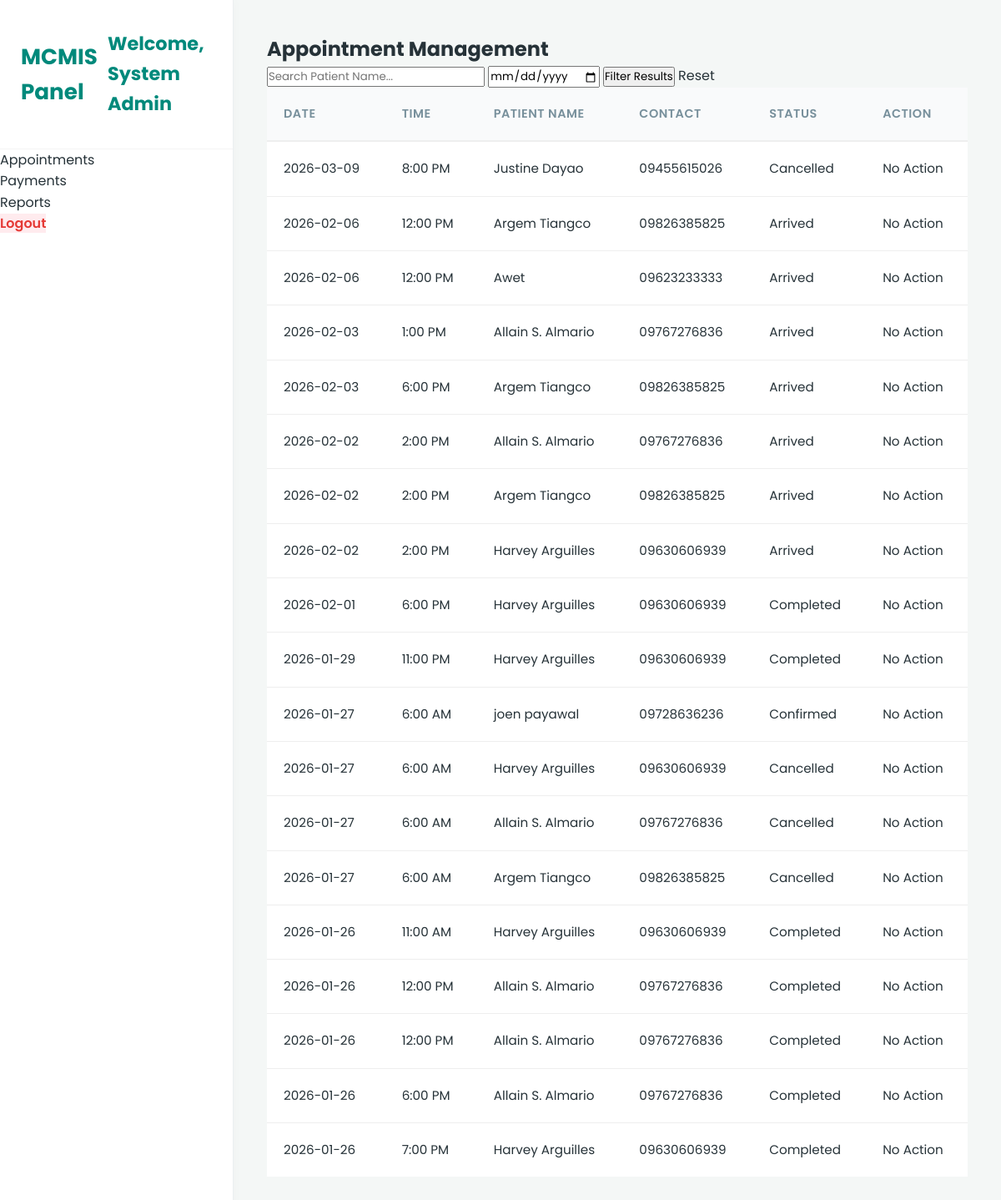
/dashboard.php (signed in), run on the app's committed database.
### tables this page shows
CREATE TABLE `appointment` (
  `appointment_id` int(11) NOT NULL,
  `patient_id` int(11) NOT NULL,
  `appointment_date` date NOT NULL,
  `appointment_time` time NOT NULL,
  `service` varchar(100) DEFAULT NULL,
  `status` varchar(30) DEFAULT 'Pending',
  `created_at` datetime DEFAULT current_timestamp(),
  `cancel_reason` varchar(255) DEFAULT NULL,
  `payment_proof` varchar(255) DEFAULT NULL,
  `reference_no` varchar(50) DEFAULT NULL,
  `payment_reference` varchar(50) DEFAULT NULL,
  `down_payment_status` varchar(50) DEFAULT 'Pending',
  `payment_mode` varchar(20) DEFAULT 'DownPayment'
);

CREATE TABLE `patient` (
  `patient_id` int(11) NOT NULL,
  `user_id` int(11) DEFAULT NULL,
  `name` varchar(150) NOT NULL,
  `birth_date` date DEFAULT NULL,
  `contact_no` varchar(20) DEFAULT NULL,
  `address` varchar(255) DEFAULT NULL,
  `created_at` datetime DEFAULT current_timestamp(),
  `age` int(11) DEFAULT NULL,
  `civil_status` varchar(50) DEFAULT NULL,
  `occupation` varchar(100) DEFAULT NULL,
  `lmp` date DEFAULT NULL,
  `edc` date DEFAULT NULL,
  `gravida` int(11) DEFAULT NULL,
  `para` int(11) DEFAULT NULL,
  `blood_type` varchar(5) DEFAULT NULL,
  `medical_history` text DEFAULT NULL,
  `birthdate` date DEFAULT NULL,
  `sex` varchar(20) DEFAULT NULL
);

### dashboard.php (the view, shortened to what this page needs)
<?php
include 'config.php';
$search = isset($_GET['search']) ? $_GET['search'] : '';
$filter_date = isset($_GET['date']) ? $_GET['date'] : '';
$sql = "SELECT a.*, p.name, p.contact_no
        FROM appointment a
        JOIN patient p ON a.patient_id = p.patient_id
        WHERE p.name LIKE '%$search%'";
$sql .= " ORDER BY a.appointment_date DESC, a.appointment_time ASC";
$result = $conn->query($sql);
?>
<!DOCTYPE html>
<html lang="en">
<head>
    <link rel="stylesheet" href="style.css">
</head>
<body class="admin-body">
    <div class="sidebar">
        <div class="sidebar-header">
            <h3>MCMIS Panel</h3>
            <p>Welcome, <?php echo $_SESSION['name']; ?></p>
        </div>
        <ul class="nav-links">
            <li><a href="dashboard.php" class="active">Appointments</a></li>
            <li><a href="payments.php">Payments</a></li>
            <li><a href="reports.php">Reports</a></li>
            <li><a href="?logout=true" class="logout-btn">Logout</a></li>
        </ul>
    </div>
    <div class="main-content">
        <header class="top-bar">
            <h2>Appointment Management</h2>
        </header>
        <div class="content-wrapper">
            <div class="filter-card">
                <form method="GET" class="filter-form">
                    <input type="text" name="search" placeholder="Search Patient Name..." value="<?php echo htmlspecialchars($search); ?>">
                    <input type="date" name="date" value="<?php echo $filter_date; ?>">
                    <button type="submit" class="btn-filter">Filter Results</button>
                    <a href="dashboard.php" class="btn-reset">Reset</a>
                </form>
            </div>
            <div class="table-container">
                <table>
                    <thead>
                        <tr>
                            <th>Date</th>
                            <th>Time</th>
                            <th>Patient Name</th>
                            <th>Contact</th>
                            <th>Status</th>
                            <th>Action</th>
                        </tr>
                    </thead>
                    <tbody>
                        <?php if ($result->num_rows > 0): ?>
                            <?php while($row = $result->fetch_assoc()): ?>
                            <tr>
                                <td><?php echo $row['appointment_date']; ?></td>
                                <td><?php echo date("g:i A", strtotime($row['appointment_time'])); ?></td>
                                <td><?php echo htmlspecialchars($row['name']); ?></td>
                                <td><?php echo htmlspecialchars($row['contact_no']); ?></td>
                                <td>
                                    <span class="status-badge <?php echo strtolower($row['status']); ?>">
                                        <?php echo $row['status']; ?>
                                    </span>
                                </td>
                                <td>
                                    <?php if($row['status'] == 'Pending'): ?>
                                        <a href="?confirm_id=<?php echo $row['appointment_id']; ?>" class="btn-action">Confirm</a>
                                    <?php else: ?>
                                        <span class="text-muted">No Action</span>
                                    <?php endif; ?>
                                </td>
                            </tr>
                            <?php endwhile; ?>
                        <?php else: ?>
                            <tr><td colspan="6" style="text-align:center;">No appointments found.</td></tr>
                        <?php endif; ?>
                    </tbody>
                </table>
            </div>
        </div>
    </div>
</body>
</html>

### style.css (style rules this page uses)
:root { --primary: #00897b; --primary-dark: #00695c; --secondary: #37474f; --bg-body: #f4f7f6; --white: #ffffff; --danger: #e53935; --success: #43a047; --warning: #fb8c00; --text-main: #263238; --text-light: #78909c; --shadow: 0 4px 20px rgba(0,0,0,0.05); --radius: 12px; --transition: all 0.3s cubic-bezier(0.4, 0, 0.2, 1); }
* { margin: 0; padding: 0; box-sizing: border-box; font-family: 'Poppins', sans-serif; }
body { background: var(--bg-body); color: var(--text-main); line-height: 1.6; }
a { text-decoration: none; color: inherit; transition: var(--transition); }
.sidebar { width: 280px; background: var(--white); border-right: 1px solid #eceff1; display: flex; flex-direction: column; position: fixed; height: 100%; z-index: 100; box-shadow: 2px 0 10px rgba(0,0,0,0.02); }
.sidebar-header { padding: 35px 25px; display: flex; align-items: center; gap: 12px; color: var(--primary); font-weight: 700; font-size: 1.4rem; border-bottom: 1px solid #f5f5f5; }
.logout-btn { margin-top: auto; color: var(--danger); background: #ffebee; justify-content: center; font-weight: 600; }
.main-content { margin-left: 280px; flex: 1; padding: 40px; width: calc(100% - 280px); animation: fadeIn 0.6s ease-out; }
table { width: 100%; border-collapse: separate; border-spacing: 0; background: white; }
th { text-align: left; padding: 20px; background: #f9fafb; color: var(--text-light); font-weight: 600; font-size: 0.9rem; border-bottom: 2px solid #eee; text-transform: uppercase; letter-spacing: 0.5px; }
td { padding: 20px; border-bottom: 1px solid #eee; font-size: 0.95rem; vertical-align: middle; }
tr:last-child td { border-bottom: none; }

### data on the page
appointment: appointment_date "2026-03-09", appointment_time "8:00 PM", patient.name "Justine Dayao", patient.contact_no "09455615026", status "Cancelled", shows "No Action"
appointment: appointment_date "2026-02-06", appointment_time "12:00 PM", patient.name "Argem Tiangco", patient.contact_no "09826385825", status "Arrived", shows "No Action"
appointment: appointment_date "2026-02-06", appointment_time "12:00 PM", patient.name "Awet", patient.contact_no "09623233333", status "Arrived", shows "No Action"
appointment: appointment_date "2026-02-03", appointment_time "1:00 PM", patient.name "Allain S. Almario", patient.contact_no "09767276836", status "Arrived", shows "No Action"
appointment: appointment_date "2026-02-03", appointment_time "6:00 PM", patient.name "Argem Tiangco", patient.contact_no "09826385825", status "Arrived", shows "No Action"
appointment: appointment_date "2026-02-02", appointment_time "2:00 PM", patient.name "Allain S. Almario", patient.contact_no "09767276836", status "Arrived", shows "No Action"
appointment: appointment_date "2026-02-02", appointment_time "2:00 PM", patient.name "Argem Tiangco", patient.contact_no "09826385825", status "Arrived", shows "No Action"
appointment: appointment_date "2026-02-02", appointment_time "2:00 PM", patient.name "Harvey Arguilles", patient.contact_no "09630606939", status "Arrived", shows "No Action"
appointment: appointment_date "2026-02-01", appointment_time "6:00 PM", patient.name "Harvey Arguilles", patient.contact_no "09630606939", status "Completed", shows "No Action"
appointment: appointment_date "2026-01-29", appointment_time "11:00 PM", patient.name "Harvey Arguilles", patient.contact_no "09630606939", status "Completed", shows "No Action"
appointment: appointment_date "2026-01-27", appointment_time "6:00 AM", patient.name "joen payawal", patient.contact_no "09728636236", status "Confirmed", shows "No Action"
appointment: appointment_date "2026-01-27", appointment_time "6:00 AM", patient.name "Harvey Arguilles", patient.contact_no "09630606939", status "Cancelled", shows "No Action"
appointment: appointment_date "2026-01-27", appointment_time "6:00 AM", patient.name "Allain S. Almario", patient.contact_no "09767276836", status "Cancelled", shows "No Action"
appointment: appointment_date "2026-01-27", appointment_time "6:00 AM", patient.name "Argem Tiangco", patient.contact_no "09826385825", status "Cancelled", shows "No Action"
appointment: appointment_date "2026-01-26", appointment_time "11:00 AM", patient.name "Harvey Arguilles", patient.contact_no "09630606939", status "Completed", shows "No Action"
appointment: appointment_date "2026-01-26", appointment_time "12:00 PM", patient.name "Allain S. Almario", patient.contact_no "09767276836", status "Completed", shows "No Action"
appointment: appointment_date "2026-01-26", appointment_time "12:00 PM", patient.name "Allain S. Almario", patient.contact_no "09767276836", status "Completed", shows "No Action"
appointment: appointment_date "2026-01-26", appointment_time "6:00 PM", patient.name "Allain S. Almario", patient.contact_no "09767276836", status "Completed", shows "No Action"
appointment: appointment_date "2026-01-26", appointment_time "7:00 PM", patient.name "Harvey Arguilles", patient.contact_no "09630606939", status "Completed", shows "No Action"

### other printed values
$_SESSION['name'] "System Admin"
